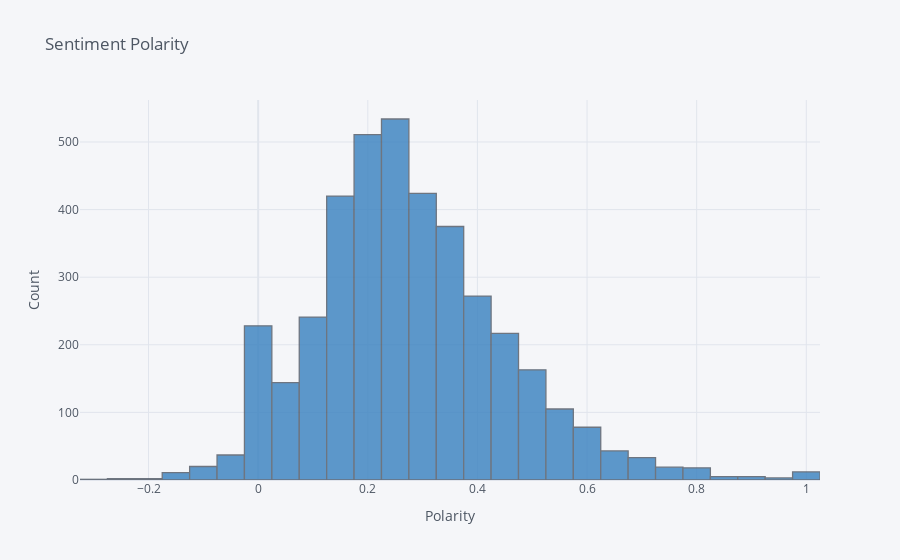

This figure's notebook cell:
### Markdown cell above
#Polarity distribution

### Code cell
df_45['Polarity'].iplot(kind='hist', colors='blue', bins=50, xTitle='Polarity', yTitle='Count', title='Sentiment Polarity' )

### Figure 1 — Plotly figure (JSON) as saved in the notebook; plotly's stock layout.template omitted (floating-point values rounded to 4 significant figures; data arrays with more than 128 entries replaced by an {"elided": "..."} marker saying what was removed)
{"data": [{"histfunc": "count", "histnorm": "", "marker": {"color": "rgba(55, 128, 191, 1.0)", "line": {"color": "#4D5663", "width": 1.3}}, "name": "Polarity", "nbinsx": 50, "opacity": 0.8, "orientation": "v", "type": "histogram", "x": {"elided": "3923 float values"}}], "layout": {"barmode": "overlay", "legend": {"bgcolor": "#F5F6F9", "font": {"color": "#4D5663"}}, "paper_bgcolor": "#F5F6F9", "plot_bgcolor": "#F5F6F9", "title": {"font": {"color": "#4D5663"}, "text": "Sentiment Polarity"}, "xaxis": {"gridcolor": "#E1E5ED", "showgrid": true, "tickfont": {"color": "#4D5663"}, "title": {"font": {"color": "#4D5663"}, "text": "Polarity"}, "zerolinecolor": "#E1E5ED"}, "yaxis": {"gridcolor": "#E1E5ED", "showgrid": true, "tickfont": {"color": "#4D5663"}, "title": {"font": {"color": "#4D5663"}, "text": "Count"}, "zerolinecolor": "#E1E5ED"}}}
